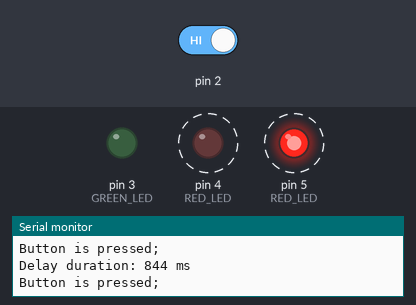
This sketch was run on a simulated Arduino Uno, built with avr-gcc and run on an emulated ATmega328P. Parts: output pins drawn as LEDs (lit = HIGH), the last lines printed to the serial monitor. Dashed ring = blinking. The test bench sets the inputs (shaded band); at power-on: pin 2 HIGH. Random numbers use the default seed unless the sketch sets one.

Above: at 1.25 s.
1.3 s: pin 2 driven LOW
At 2.79 s:
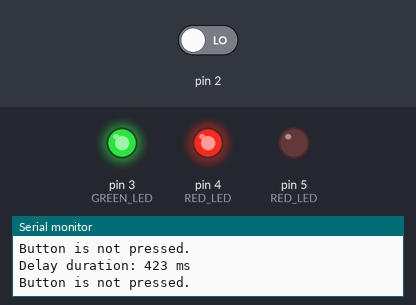
At 3.9 s:
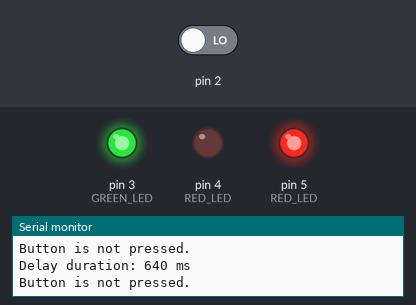
4.3 s: pin 2 driven HIGH
At 4.85 s:
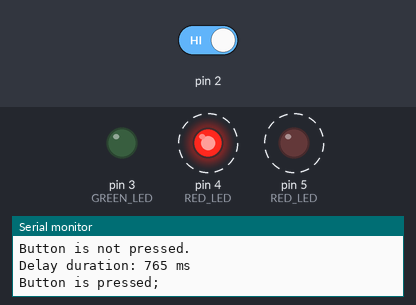
Timing chart, 0 to 13.3 s (numbered marks = the images above; inputs shaded):
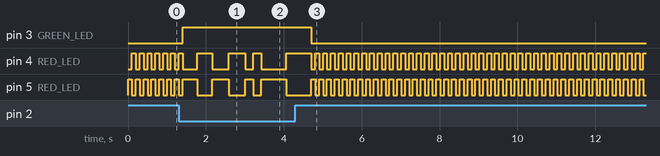

The sketch:

spaceship.ino
```cpp
/* tobias leong
  starship interface
*/

int switchState = 0;
int delay_duration;

void print_delay(int delay_duration) {
    Serial.print("Delay duration: ");
    Serial.print(delay_duration);
    Serial.println(" ms");
}

// the setup function runs once when you press reset or power the board
void setup() {
    pinMode(2, INPUT);
    pinMode(3, OUTPUT); // GREEN LED
    pinMode(4, OUTPUT); // RED LED
    pinMode(5, OUTPUT); // RED LED
    Serial.begin(9600); // init Serial monitor on baud 9600
}

// the loop function runs over and over again forever
void loop() {
    switchState = digitalRead(2);
    delay_duration = random(100, 1000);
    print_delay(delay_duration);

    if (switchState == LOW) {
      // button is not pressed
      // can use switchState == 0 too
      Serial.println("Button is not pressed.");
      digitalWrite(3, HIGH);
      digitalWrite(4, LOW);
      digitalWrite(5, HIGH);

      // alternate blink even when button is not pressed
      delay(delay_duration);
      digitalWrite(4, HIGH);
      digitalWrite(5, LOW);
      delay(delay_duration);
    } else {
      // button is pressed
      Serial.println("Button is pressed;");
      digitalWrite(3, LOW);
      digitalWrite(4, LOW);
      digitalWrite(5, HIGH);

      // toggle LEDs
      delay(100);
      digitalWrite(4, HIGH);
      digitalWrite(5, LOW);
      delay(100);
    }
}
```

Measured:
- after the input at 1.3 s, pin 3 (GREEN_LED): LOW → HIGH after 0.11 s
- after the input at 4.3 s, pin 3 (GREEN_LED): HIGH → LOW after 0.41 s
- by itself, pin 4 (RED_LED), pin 5 (RED_LED): alternates HIGH for 0.10 s and LOW for 0.10 s
